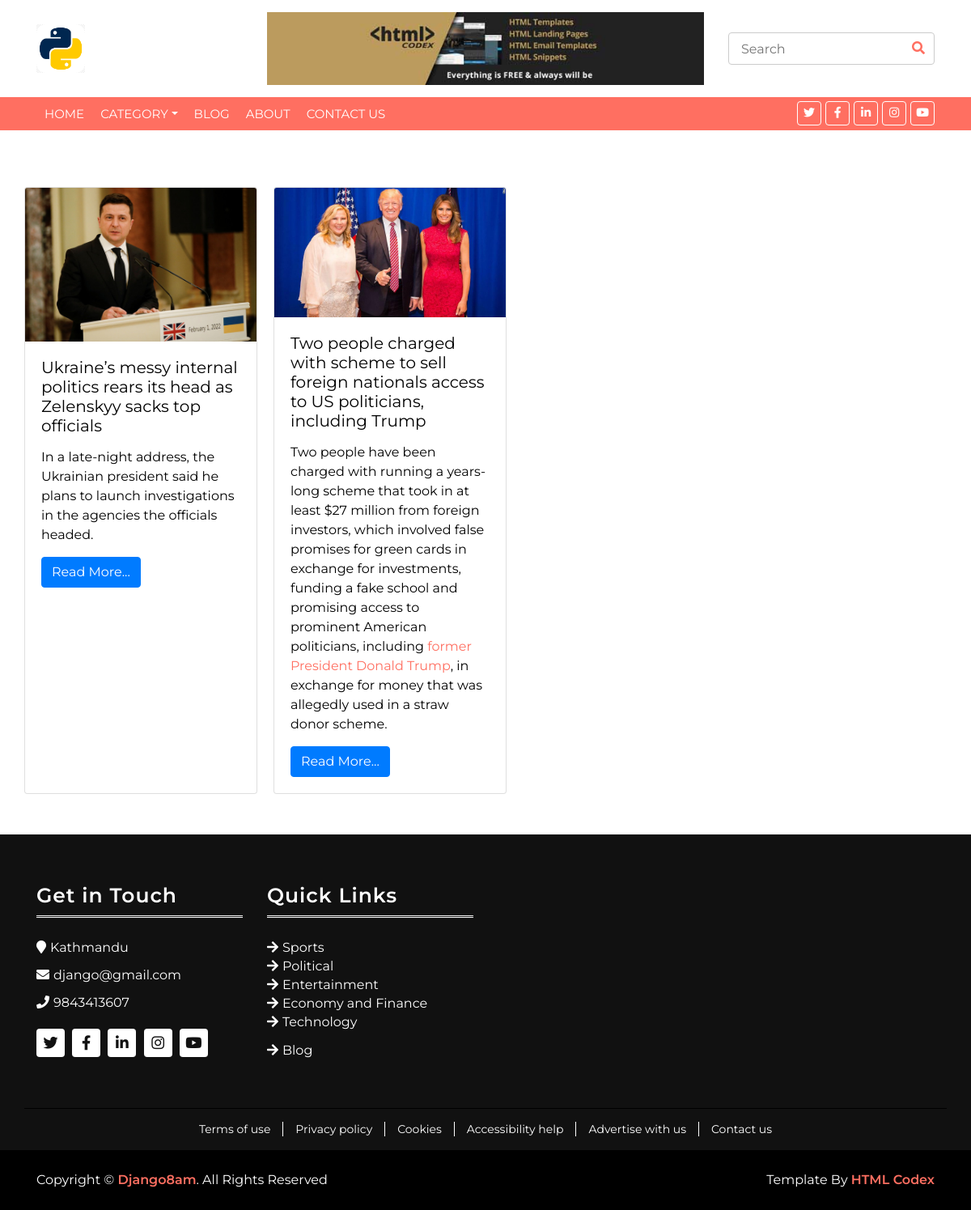
Before: /category/Political with the older database file.
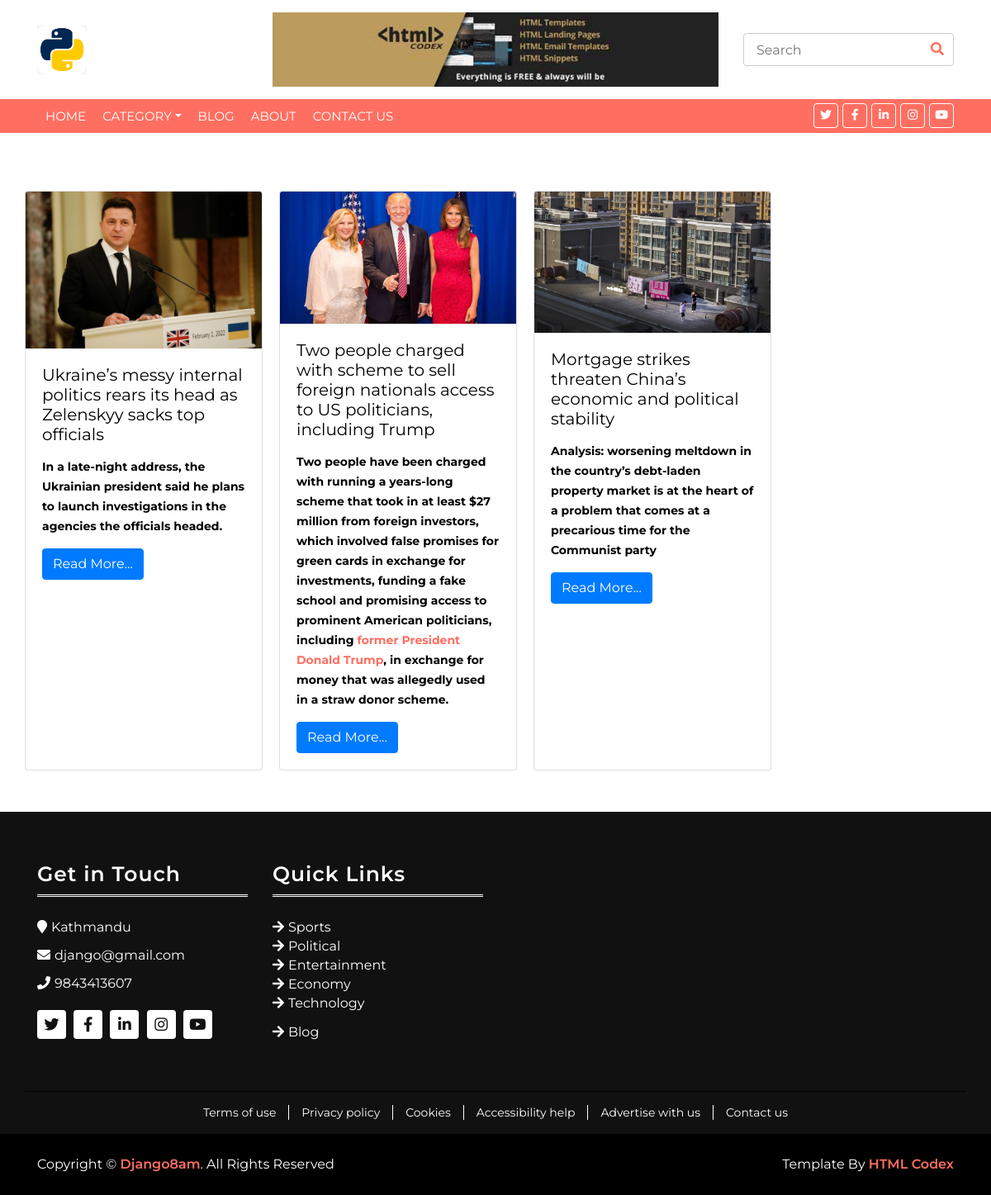
After: the same page with the newer database file.
### news/models.py (models this page shows, shortened)
class Setting(models.Model):
    name = models.CharField(max_length=255)
    email = models.EmailField(max_length=255)
    phone = models.CharField(max_length=100, null=True, blank=True)
    address = models.CharField(max_length=100, null=True, blank=True)
    logo = models.ImageField(upload_to="images/", null=True, blank=True)
    favicon = models.ImageField(upload_to="images/", null=True, blank=True)
    facebook = models.CharField(max_length=100, null=True, blank=True)
    twitter = models.CharField(max_length=100, null=True, blank=True)
    instagram = models.CharField(max_length=100, null=True, blank=True)
    linkedin = models.CharField(max_length=100, null=True, blank=True)
    youtube = models.CharField(max_length=100, null=True, blank=True)
    google = models.CharField(max_length=100, null=True, blank=True)
    class Meta:
        verbose_name_plural = 'Settings'

class News(models.Model):
    date = models.DateTimeField(auto_now_add=True)
    title = models.CharField(max_length=255)
    author = models.CharField(max_length=100, null=True, blank=True)
    slug = models.SlugField(max_length=255, unique=True)
    category = models.ForeignKey(Category, on_delete=models.CASCADE)
    image = models.ImageField(upload_to='images/', null=True, blank=True)
    intro = RichTextField(null=True, blank=True)
    content = RichTextField(null=True, blank=True)
    views = models.IntegerField(default=0)
    class Meta:
        verbose_name_plural = 'News'

class Category(models.Model):
    category_name = models.CharField(max_length=100, unique=True)
    class Meta:
        verbose_name_plural = 'Categories'

### news/views.py (the view)
# urls.py: path('category/<slug>', category, name='category'),
def category(request, slug):
    data = {
        'newsData': News.objects.filter(category__category_name=slug),
    }
    return render(request, 'pages/news/category.html', data)

### news/general.py (called while the page is built)
def data_pass(request):
    data = {
        'title':"News Portal",
        'settingData':Setting.objects.first(),
        'menuCategory':Category.objects.all(),
    }
    return data

### news/templates/pages/news/category.html
{% extends 'master/master.html' %}
{% block content %}
<div class="container" style="margin-top:70px; margin-bottom:50px;">
    <div class="row">
        {% for news in newsData %}
        <div class="card" style="width: 18rem; margin-right:20px">
            {% if news.image %}
            <img src="{{news.image.url}}" class="card-img-top" alt="{{news.title}}">
            {% endif %}
            <div class="card-body">
                <h5 class="card-title">{{news.title}}</h5>
                <p class="card-text">{{news.intro |safe}}</p>
                <a href="{% url 'news_details' news.slug %}" class="btn btn-primary">Read More...</a>
            </div>
        </div>
        {% endfor %}
    </div>
</div>
{% endblock %}

### news/templates/master/master.html
{% include 'layouts/header.html' %}
{% include 'layouts/top-header.html' %}
{% include 'layouts/navbar.html' %}
{% block content %}{% endblock %}
{% include 'layouts/footer.html' %}

### news/templates/layouts/header.html (shortened to what this page needs)
<!DOCTYPE html>
{% load static %}
<html lang="en">
    <head>
        <link href="https://stackpath.bootstrapcdn.com/bootstrap/4.4.1/css/bootstrap.min.css" rel="stylesheet">
        <link href="https://cdnjs.cloudflare.com/ajax/libs/font-awesome/5.10.0/css/all.min.css" rel="stylesheet">
        <link href="{% static 'lib/slick/slick.css' %}" rel="stylesheet">
        <link href="{% static 'lib/slick/slick-theme.css' %}" rel="stylesheet">
        <link href="{% static 'css/style.css' %}" rel="stylesheet">
    </head>
    <body>

### news/templates/layouts/top-header.html
{% load static %}
<div class="brand">
    <div class="container">
        <div class="row align-items-center">
            <div class="col-lg-3 col-md-4">
                <div class="b-logo">
                    {% if settingData.logo %}
                    <a href="{% url 'index' %}">
                        <img src="{{settingData.logo.url}}" alt="Logo">
                    </a>
                    {% endif %}
                </div>
            </div>
            <div class="col-lg-6 col-md-4">
                <div class="b-ads">
                    <a href="https://htmlcodex.com" target="_blank">
                        <img src="/news/uploads/images/ads.jpg" alt="Ads">
                    </a>
                </div>
            </div>
            <div class="col-lg-3 col-md-4">
                <form action="{% url 'index' %}" method="get">
                <div class="b-search">
                    <input type="text" name="search" placeholder="Search">
                    <button><i class="fa fa-search"></i></button>
                </div>
            </form>
            </div>
        </div>
    </div>
</div>

### news/templates/layouts/navbar.html (shortened to what this page needs)
{% load static %}
        <div class="nav-bar">
            <div class="container">
                <nav class="navbar navbar-expand-md bg-dark navbar-dark">
                    <div class="collapse navbar-collapse justify-content-between" id="navbarCollapse">
                        <div class="navbar-nav mr-auto">
                            <a href="{% url 'index' %}" class="nav-item nav-link">Home</a>
                            <div class="nav-item dropdown">
                                <a href="#" class="nav-link dropdown-toggle" data-toggle="dropdown">Category</a>
                            </div>
                            <a href="{% url 'blog' %}" class="nav-item nav-link">Blog</a>
                            <a href="{% url 'about' %}" class="nav-item nav-link">About</a>
                            <a href="{% url 'contact' %}" class="nav-item nav-link">Contact Us</a>
                        </div>
                        <div class="social ml-auto">
                            <a href=""><i class="fab fa-twitter"></i></a>
                            <a href=""><i class="fab fa-facebook-f"></i></a>
                            <a href=""><i class="fab fa-linkedin-in"></i></a>
                            <a href=""><i class="fab fa-instagram"></i></a>
                            <a href=""><i class="fab fa-youtube"></i></a>
                        </div>
                    </div>
                </nav>
            </div>
        </div>

### news/templates/layouts/footer.html (shortened to what this page needs)
{% load static %}
        <div class="footer">
            <div class="container">
                <div class="row">
                    <div class="col-lg-3 col-md-6">
                        <div class="footer-widget">
                            <h3 class="title">Get in Touch</h3>
                            <div class="contact-info">
                                <p><i class="fa fa-map-marker"></i>{{settingData.address}}</p>
                                <p><i class="fa fa-envelope"></i>{{settingData.email}}</p>
                                <p><i class="fa fa-phone"></i>{{settingData.phone}}</p>
                                <div class="social">
                                    <a href=""><i class="fab fa-twitter"></i></a>
                                    <a href=""><i class="fab fa-facebook-f"></i></a>
                                    <a href=""><i class="fab fa-linkedin-in"></i></a>
                                    <a href=""><i class="fab fa-instagram"></i></a>
                                    <a href=""><i class="fab fa-youtube"></i></a>
                                </div>
                            </div>
                        </div>
                    </div>
                    <div class="col-lg-3 col-md-6">
                        <div class="footer-widget">
                            <h3 class="title">Quick Links</h3>
                            <ul>
                                <li>
                                    {% for category in menuCategory %}
                                    <a href="{% url 'category' category.category_name %}">{{category.category_name}}</a>
                                    {% endfor %}
                                </li>
                                <li><a href="{% url 'blog' %}">Blog</a></li>
                            </ul>
                        </div>
                    </div>
                </div>
            </div>
        </div>
        <div class="footer-menu">
            <div class="container">
                <div class="f-menu">
                    <a href="">Terms of use</a>
                    <a href="">Privacy policy</a>
                    <a href="">Cookies</a>
                    <a href="">Accessibility help</a>
                    <a href="">Advertise with us</a>
                    <a href="{% url 'contact' %}">Contact us</a>
                </div>
            </div>
        </div>
        <div class="footer-bottom">
            <div class="container">
                <div class="row">
                    <div class="col-md-6 copyright">
                        <p>Copyright &copy; <a href="">{{settingData.name}}</a>. All Rights Reserved</p>
                    </div>
                    <div class="col-md-6 template-by">
                        <p>Template By <a href="{% url 'index' %}">HTML Codex</a></p>
                    </div>
                </div>
            </div>
        </div>

### news/static/css/style.css (style rules this page uses)
body { color: #000000; font-family: 'Montserrat', sans-serif; font-weight: 400; background: #ffffff; }
a { color: #FF6F61; transition: 0.5s; }
p { padding: 0; margin: 0 0 15px 0; color: #000000; }
h1, h2, h3, h4, h5, h6 { margin: 0 0 15px 0; padding: 0; color: #000000; font-weight: 600; }
h4, h5, h6 { font-weight: 400; }
.brand { margin: 15px 0; background: #ffffff; }
.brand .b-logo { text-align: left; overflow: hidden; }
.brand .b-logo a img { max-width: 100%; max-height: 60px; }
.brand .b-ads { overflow: hidden; }
.brand .b-ads a img { max-width: 100%; max-height: 100%; }
.brand .b-search { width: 100%; }
.brand .b-search input[type=text] { width: 100%; height: 40px; padding: 0 15px; color: #666666; border: 1px solid #cccccc; border-radius: 4px; }
.brand .b-search button { position: absolute; width: 40px; height: 40px; top: 0; right: 15px; border: none; background: none; color: #FF6F61; border-radius: 0 4px 4px 0; }
@media (min-width: 768px) { .brand { max-height: 90px; } }
.nav-bar { position: relative; }
.nav-bar .navbar { height: 100%; padding: 0; }
.navbar-dark .navbar-nav .nav-link, .navbar-dark .navbar-nav .nav-link:focus, .navbar-dark .navbar-nav .nav-link:hover, .navbar-dark .navbar-nav .nav-link.active { padding: 10px 10px 8px 10px; color: #ffffff; }
@media (min-width: 768px) { .nav-bar, .nav-bar .navbar { background: #FF6F61 !important; } }
@media (min-width: 768px) { .nav-bar a.nav-link { padding: 8px 15px; font-size: 15px; text-transform: uppercase; } }
.nav-bar .social { font-size: 0; overflow: hidden; }
.nav-bar .social a { display: inline-block; margin-left: 5px; width: 30px; height: 30px; padding: 3px 0; text-align: center; font-size: 14px; background: #FF6F61; border: 1px solid #ffffff; border-radius: 4px; }
.nav-bar .social a i { color: #ffffff; }
.footer { position: relative; padding: 60px 0 0 0; background: #111111; }
.footer .footer-widget { position: relative; width: 100%; margin-bottom: 60px; }
.footer .footer-widget .title { color: #ffffff; font-size: 25px; letter-spacing: 1px; padding-bottom: 10px; margin-bottom: 25px; border-bottom: 3px double #ffffff; }
.footer .footer-widget p { color: #ffffff; }
.footer .footer-widget ul { margin: 0; padding: 0; list-style: none; }
.footer .footer-widget ul li { margin-bottom: 12px; }
.footer .footer-widget ul li:last-child { margin-bottom: 0; }
.footer .footer-widget ul li a { color: #ffffff; white-space: nowrap; display: block; line-height: 23px; }
.footer .footer-widget ul li a::before { content: '\f061'; font-family: 'Font Awesome 5 Free'; font-weight: 900; padding-right: 5px; }
.footer .contact-info p { margin-bottom: 10px; color: #ffffff; font-size: 16px; }
.footer .contact-info p i { color: #ffffff; margin-right: 5px; }
.footer .social { position: relative; width: 100%; }
.footer .social a { display: inline-block; margin: 10px 5px 0 0; width: 35px; height: 35px; padding: 5px 0; text-align: center; font-size: 18px; background: #ffffff; border-radius: 4px; }
.footer .social a i { color: #111111; }
.footer-menu { position: relative; background: #111111; }
.footer-menu .container { padding: 15px 0; border-top: 1px solid #000000; }
.footer-menu .f-menu { font-size: 0; text-align: center; }
.footer-menu .f-menu a { color: #ffffff; font-size: 14px; margin-right: 15px; padding-right: 15px; border-right: 1px solid #ffffff; }
.footer-menu .f-menu a:last-child { margin-right: 0; padding-right: 0; border-right: none; }
.footer-bottom { position: relative; padding: 25px 0; background: #000000; }
.footer-bottom .copyright { text-align: left; }
.footer-bottom .template-by { text-align: right; }
.footer-bottom .copyright p, .footer-bottom .template-by p { color: #ffffff; font-weight: 400; margin: 0; }
.footer-bottom .copyright p a, .footer-bottom .template-by p a { font-weight: 600; }

Changed rows visible on the page:
added News: image (picture), title "Mortgage strikes threaten China’s economic and political stability", intro "Analysis: worsening meltdown in the country’s debt-laden property market is at the heart of a problem that comes at a precarious time for the Communist party"
changed Category: category_name "Economy and Finance" → "Economy"
